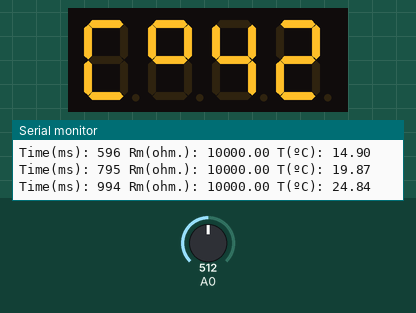
Recording of a sketch running on a simulated Arduino Uno, built with avr-gcc and run on an emulated ATmega328P. Parts: 4-digit seven-segment display, the last lines printed to the serial monitor. Wiring (inferred from the names in the program): 4-digit 7-segment display, segments lit when HIGH: segments pin 3, pin 4, pin 5, pin 6, pin 7, pin 8, pin 9; digit selects pin 13, pin 12, pin 11, pin 10. Inputs (shaded band) come from the test bench; at power-on: A0 = 512. The segment pins are drawn as the display they are named for.

Above: at 1.2 s.
1.3 s: A0 set to 773
At 2.9 s:
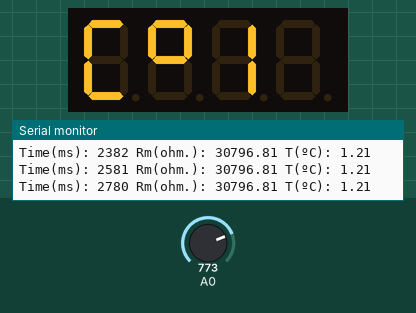
3.1 s: A0 set to 785
At 4.9 s:
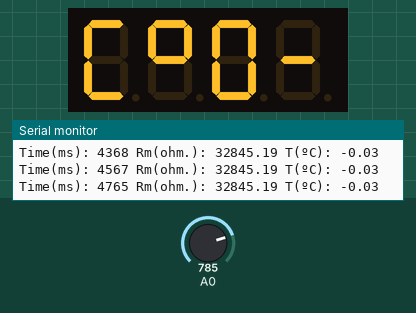
5.7 s: A0 set to 0
At 7.0 s:
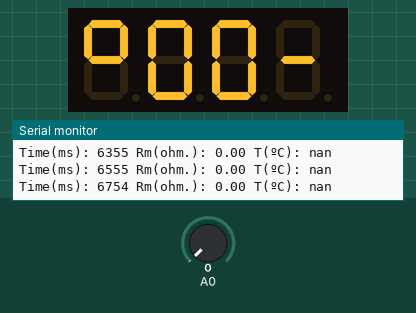
7.5 s: A0 set to 17
At 9.0 s:
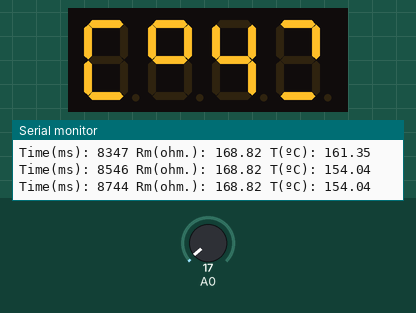
10.1 s: A0 set to 21
At 10.76 s:
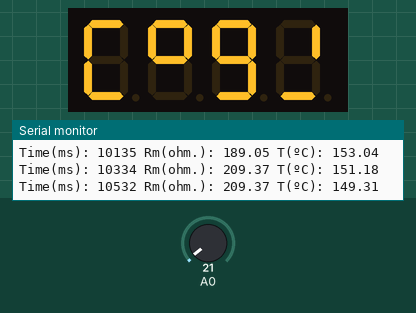
12.7 s: A0 set to 122
At 13.35 s:
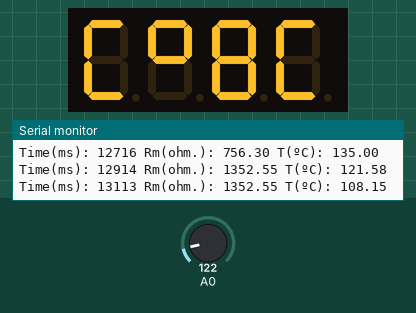
Timing chart, 0 to 15.7 s (numbered marks = the images above; inputs shaded):
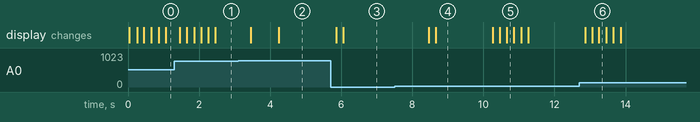

The sketch:

termometro.ino
```cpp
#include <MsTimer2.h>

// Asignación de pines a segmentos
const byte segs[7]= {3,4,5,6,7,8,9}; //a-b-c-d-e-f-g
// Asignación de pines a dígitos
const byte digs[4]= {10,11,12,13}; // 1-2-3-4
// Segmentos que encienden cada dígito del 0 al 9
const byte digitos[14]= {0b00111111, 0b00000110, 0b01011011,
            0b01001111, 0b01100110, 0b01101101, 0b01111101,
            0b00000111, 0b01111111, 0b01101111, 0b00111001/*c*/,
            0b01100011/*o*/, 0b00000000 /*blank*/, 0b01000000/*-*/};

const float A = 1.11492089e-3;
const float B = 2.372075385e-4;
const float C = 6.954079529e-8;

// Variables globales
volatile float acuTemp = 0;
volatile byte bytes[]= {0,0,0,0};  // Valores dígitos
volatile float Vo;
volatile short i;
volatile int k = 0; //indice para iterar no array das ultimas 5 medias
volatile int mean = 0;
volatile float Rm, T, celsius, Vm;
volatile float lastMeans[5] = {0.0, 0.0, 0.0, 0.0, 0.0};
volatile int iteration = 0;

// Configuraciones
void setup() {
  Serial.begin(230400);
  for (int pin= 3; pin<= 13; pin++) { // Pone modo salidas
    pinMode(pin, OUTPUT);
  }
  MsTimer2::set(2, medir);
  MsTimer2::start();
}


void loop() {}

// Interrupción de T2 cada 5 ms para multiplexado del display
void multiplexar() {
  static int digito= 0; // Dígito encendido (D1 a D4);
  for (int i= 0; i<= 3; i++) {
    digitalWrite(digs[i], HIGH); // Apaga los 4 dígitos
  }
  segmentos(bytes[digito]); // Saca segmentos digito
  digitalWrite(digs[digito], LOW); // Enciende dígito activo
  digito = (digito + 1) % 4;
}
void segmentos(byte valor) {
  for(int seg= 0; seg< 7; seg++) {
    digitalWrite(segs[seg], bitRead(digitos[valor], seg));
  }
}

void medir(){
  multiplexar();
  acuTemp += (float) analogRead(0);
  iteration = (iteration + 1) % 100;
  if(iteration == 0){
    mean = acuTemp/100.0;
    acuTemp = 0.0;
    Rm = (float) ((10000. * mean) /(1024. - mean));
    T = (float) (1 / (A+B*log(Rm)+C*log(Rm)*log(Rm)*log(Rm)));
    Vm = (float) ((5 * mean) / 1024);
    celsius = (float) (T - ((1000* Vm * Vm) / (2.5*Rm)) - 273.15);
    lastMeans[k] = celsius;
    if(++k > 4){
      k = 0;
    }
    celsius = 0.0;
    for(i = 0; i <= 4; i++){
      celsius = (float)(celsius + lastMeans[i]);
    }
    celsius = (float) (celsius / 5.0);
    if(celsius > 9){
      bytes[0]= (int) celsius / 10; // Calcula decenas
      bytes[1]= (int) celsius % 10; // Calcula unidades
      bytes[2] = 11;
      bytes[3] = 10;
    }else if(celsius >= 0 && celsius < 10 ){
      bytes[0] = 12;
      bytes[1] = (int) celsius % 10; // Calcula unidades
      bytes[2] = 11;
      bytes[3] = 10;
    } else if(celsius > -1 && celsius < 0){
      bytes[0] = 13;
      bytes[1] = abs((int) celsius) % 10; // Calcula unidades
      bytes[2] = 11;
      bytes[3] = 10;
    } else{
      bytes[0] = 13;
      bytes[1]= abs((int) celsius) / 10; // Calcula decenas
      bytes[2]= abs((int) celsius) % 10; // Calcula unidades
      bytes[3] = 11;
    }
    Serial.print("Time(ms): ");
    Serial.print(millis());
    Serial.print(" Rm(ohm.): ");
    Serial.print(Rm);
    Serial.print(" T(ºC): ");
    Serial.println(celsius);

  }
}
```

Measured:
- the behaviour switches between 784 and 785 on A0 (found by bisection; images 1 and 2)
- the behaviour switches between 18 and 19 on A0 (found by bisection; images 4 and 5)
- after the input at 1.3 s, the display: first changes after 0.16 s (image 1 shows a later state)
- after the input at 3.1 s, the display: first changes after 0.36 s (image 2 shows a later state)
- after the input at 5.7 s, the display: first changes after 0.16 s (image 3 shows a later state)
- after the input at 7.5 s, the display: first changes after 0.96 s (image 4 shows a later state)
- after the input at 10.1 s, the display: first changes after 0.16 s (image 5 shows a later state)
- after the input at 12.7 s, the display: first changes after 0.16 s (image 6 shows a later state)
